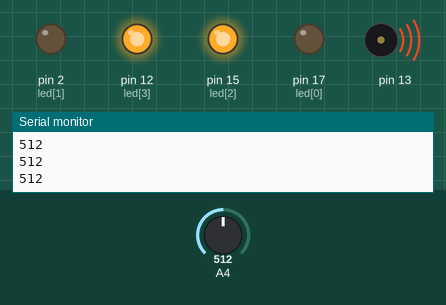
The sketch below on a simulated Arduino Mega 2560, built with avr-gcc and run on an emulated ATmega2560. On the bench: output pins drawn as LEDs (lit = HIGH), buzzer (waves = sounding), the last lines printed to the serial monitor. The inputs (shaded band) are chosen by the test bench; at power-on: A4 = 512.

Above: at 1.8 s.
1.9 s: A4 set to 585
3.4 s: A4 set to 608
At 4.0 s:
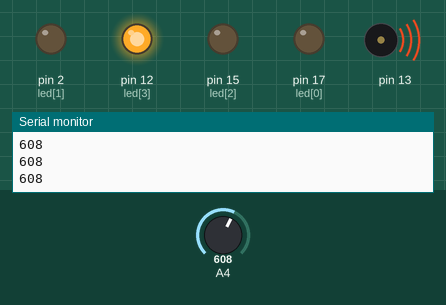
4.9 s: A4 set to 390
At 5.3 s:
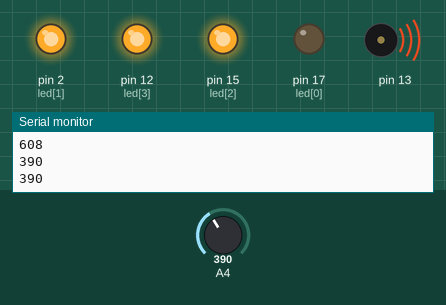
6.5 s: A4 set to 218
8.0 s: A4 set to 181
At 9.0 s:
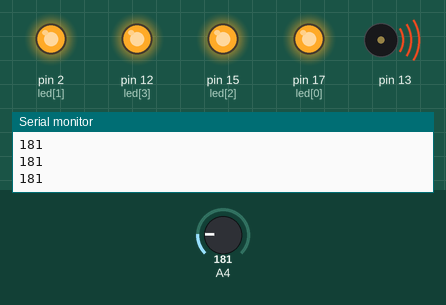
9.5 s: A4 set to 210
At 10.3 s:
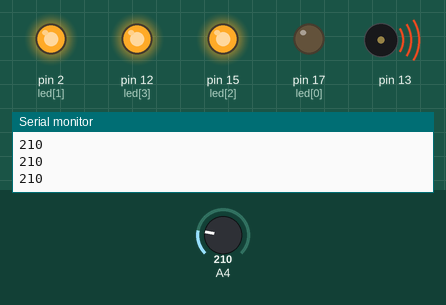
Timing chart, 0 to 12.1 s (numbered marks = the images above; inputs shaded):
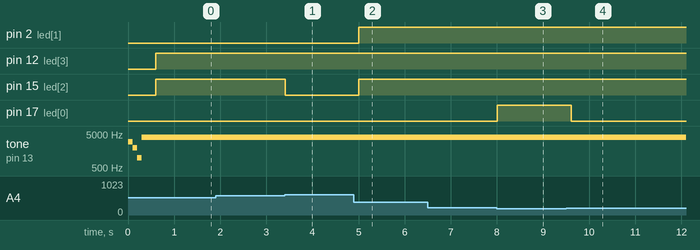

The sketch:

5-3.ino
```cpp
int adc = 36;
int pwm = 13;
int led[] = {17, 2, 15, 12};

void setup() {
  Serial.begin(9600);
  //Serial.println("Hello World");
  //Serial.println("SuiLor");
  //delay(2000);
  int LDR = analogRead(adc);
  Serial.println(LDR);
  int val = map(LDR, 0, 1023, 255, 0);
  //digitalWrite(val, led);
  tone(13, 3000);
  delay(100);
  tone(13, 2000);
  delay(100);
  tone(13, 1000);
  delay(100);
  tone(13, 4000);
  delay(300);
  pinMode(led[0], OUTPUT);
  pinMode(led[1], OUTPUT);
  pinMode(led[2], OUTPUT);
  pinMode(led[3], OUTPUT);
}

void loop() {
  int LDR = analogRead(adc);
  Serial.println(LDR);

  if (LDR >= 800) {
    digitalWrite(led[0], LOW);
    digitalWrite(led[1], LOW);
    digitalWrite(led[2], LOW);
    digitalWrite(led[3], LOW);
  }
  else if (LDR >= 600) {
    digitalWrite(led[0], LOW);
    digitalWrite(led[1], LOW);
    digitalWrite(led[2], LOW);
    digitalWrite(led[3], HIGH);
  }
  else if (LDR >= 400) {
    digitalWrite(led[0], LOW);
    digitalWrite(led[1], LOW);
    digitalWrite(led[2], HIGH);
    digitalWrite(led[3], HIGH);
  }
  else if (LDR >= 200) {
    digitalWrite(led[0], LOW);
    digitalWrite(led[1], HIGH);
    digitalWrite(led[2], HIGH);
    digitalWrite(led[3], HIGH);
  }
  else {
    digitalWrite(led[0], HIGH);
    digitalWrite(led[1], HIGH);
    digitalWrite(led[2], HIGH);
    digitalWrite(led[3], HIGH);
  }
  delay(200);
}
```

Measured:
- the behaviour switches between 599 and 600 on A4 (found by bisection; images 0 and 1)
- the behaviour switches between 200 and 199 on A4 (found by bisection; images 2 and 3)
- after the input at 3.4 s, pin 15 (led[2]): HIGH → LOW at once
- after the input at 4.9 s, pin 2 (led[1]), pin 15 (led[2]): LOW → HIGH after 0.11 s
- after the input at 8.0 s, pin 17 (led[0]): LOW → HIGH at once
- after the input at 9.5 s, pin 17 (led[0]): HIGH → LOW after 0.11 s
